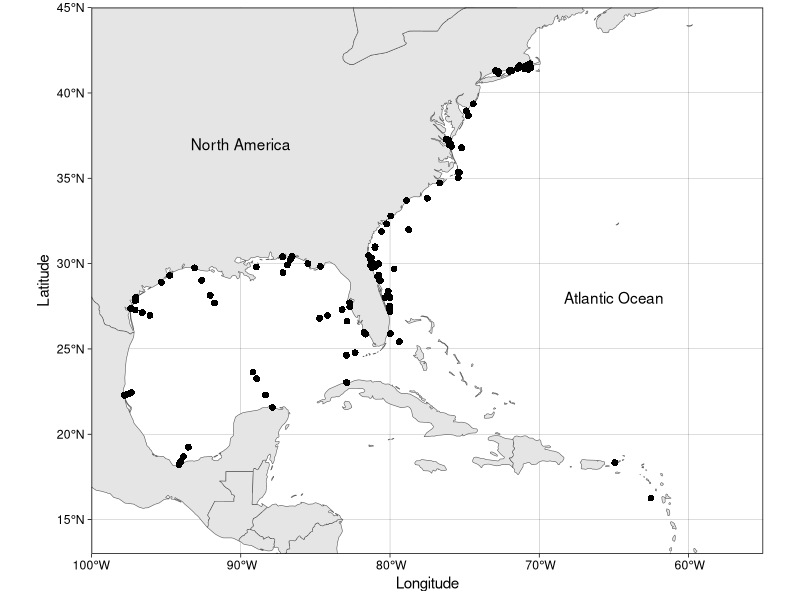
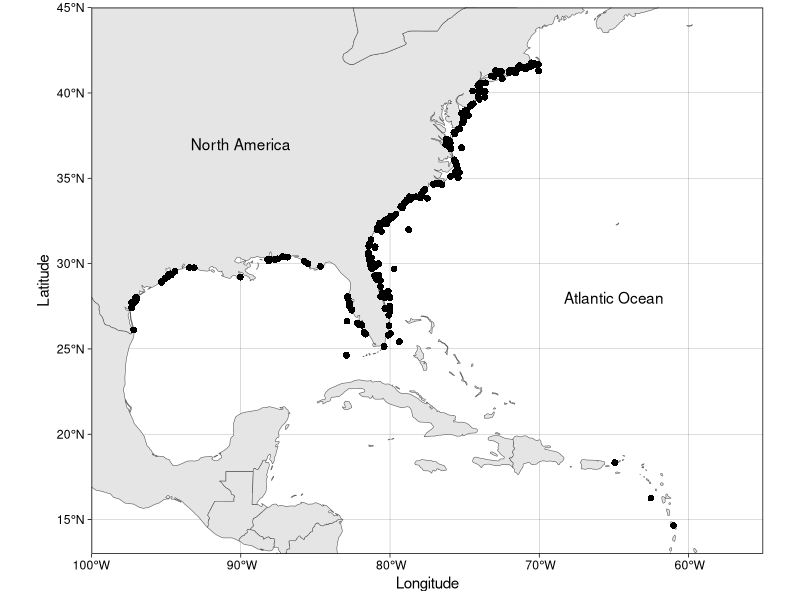
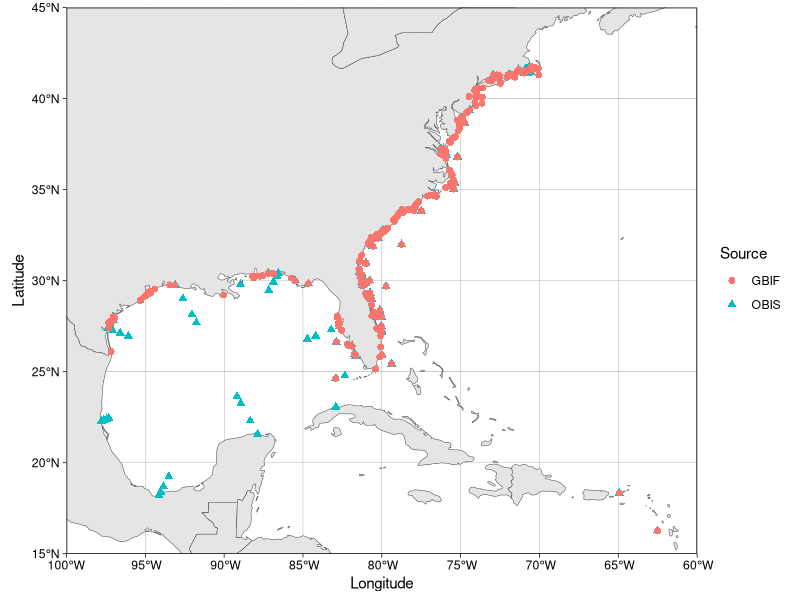
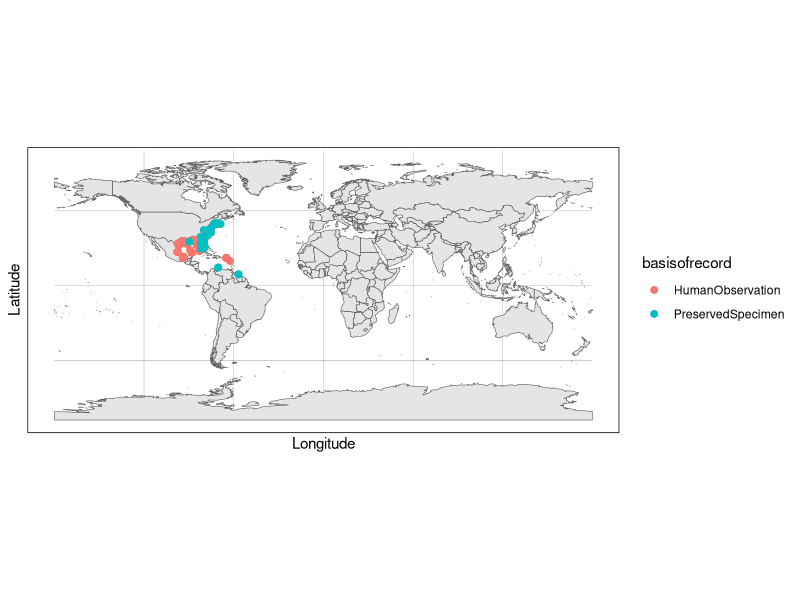
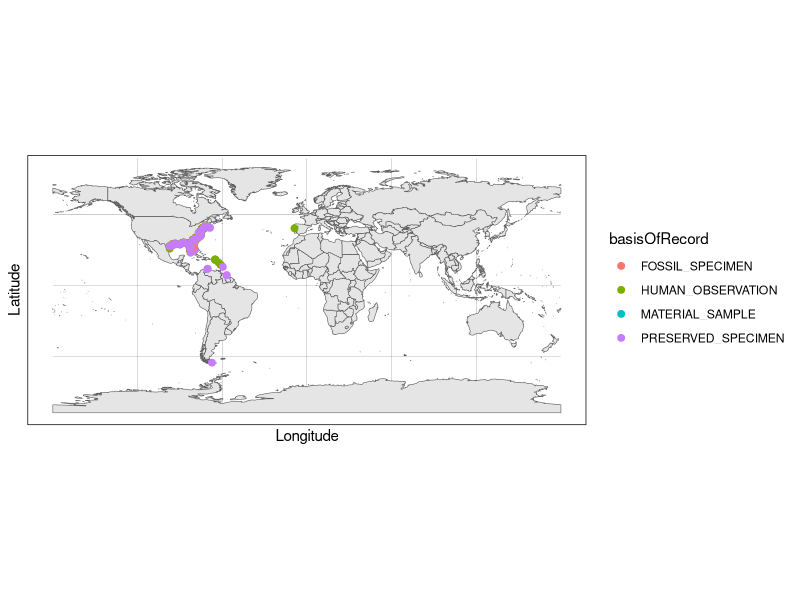
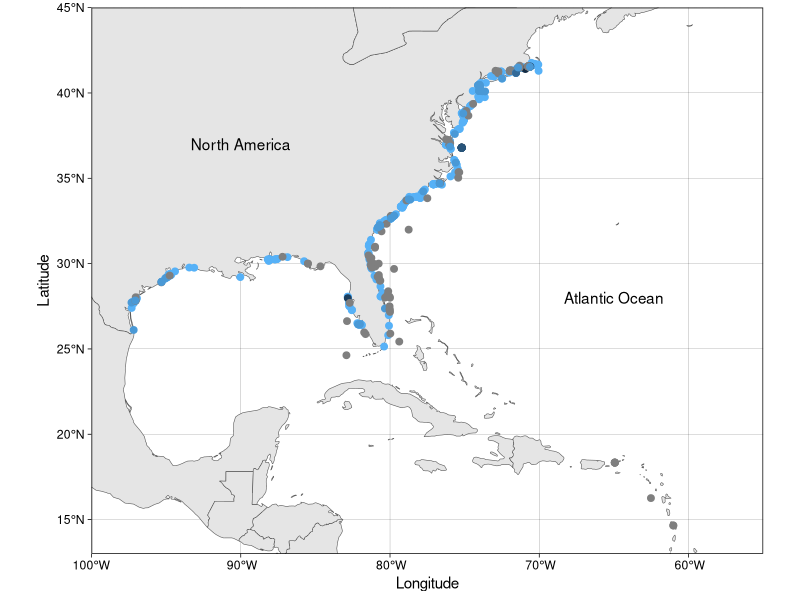

These charts were generated, in order, by the following R code: (Note: this script raises an error after producing the figures.)
## ---- chunk 1
knitr::opts_chunk$set(echo = TRUE)

#install.packages(c("cowplot", "googleway", "ggplot2", "ggrepel", "ggspatial", "libwgeom", "sf", "rnaturalearth", "rnaturalearthdata"))

#library("cowplot")
#library("googleway")
#library("ggrepel")
#library("ggspatial")
#library("libwgeom")
library("sf")
library("rnaturalearth")
library("rnaturalearthdata")
library("tidyverse")
## ---- chunk 2
## data from OBIS
obis <- read.csv("../data/OBIS/2025/Occurrence.csv")
obis <- obis %>%
  select(id, decimallongitude, decimallatitude, date_year, scientificname, originalscientificname, institutioncode, sst, basisofrecord, occurrencestatus, waterbody, country, stateprovince) %>% # select specific columns of interest
  drop_na(decimallongitude) %>% # remove data that does not have longitude values
  drop_na(decimallatitude) # remove data that does not have latitude values

## data from GBIF
gbif <- read.delim("../data/GBIF/2025/occurrence.txt")
gbif <- gbif %>%
  select(gbifID, rightsHolder, basisOfRecord, occurrenceStatus, year, continent, countryCode, stateProvince, decimalLongitude, decimalLatitude, scientificName, acceptedScientificName, collectionCode, datasetName) %>% # select specific columns of interest
  drop_na(decimalLongitude) %>% # remove data that does not have longitude values
  drop_na(decimalLatitude) # remove data that does not have latitude values
## ---- chunk 3
## OBIS
unique(obis$institutioncode)
unique(obis$basisofrecord)

## GBIF
unique(gbif$datasetName)
unique(gbif$basisOfRecord)
## ---- chunk 4
obis_human <- obis %>%
  filter(basisofrecord == "HumanObservation")
unique(obis_human$institutioncode)

gbif_human <- gbif %>%
  filter(basisOfRecord == "HUMAN_OBSERVATION")
unique(gbif_human$datasetName)
## ---- chunk 5
obis_human$Source <- "OBIS"
obis_human <- obis_human %>%
  select(decimallongitude, decimallatitude, date_year, basisofrecord, Source)

gbif_human$Source <- "GBIF"
gbif_human <- gbif_human %>%
  select(basisOfRecord, year, decimalLongitude, decimalLatitude, Source) %>%
  relocate(decimalLongitude, decimalLatitude, year, basisOfRecord, Source) %>%
  rename("decimallongitude" = "decimalLongitude", "decimallatitude" = "decimalLatitude", "date_year" = "year", "basisofrecord" = "basisOfRecord")
  
all <- rbind(obis_human, gbif_human)
## ---- chunk 6
world <- ne_countries(scale = "medium", returnclass = "sf")

## OBIS
obis_plot <- ggplot(data = world) +
  geom_sf() +
  geom_point(data = obis_human, aes(x = decimallongitude, y = decimallatitude, shape = Source, color = Source), size = 2, color = "black") +
  coord_sf(xlim = c(-100, -55), ylim = c(13, 45), expand = FALSE) +
  ylab("Latitude") +
  xlab("Longitude") +
  theme_linedraw() +
  theme(legend.position = "none")

obis_plot + annotate(geom = "text", x = -90, y = 37, label = "North America") +
  annotate(geom = "text", x = -65, y = 28, label = "Atlantic Ocean")

## GBIF
gbif_plot <- ggplot(data = world) +
  geom_sf() +
  geom_point(data = gbif_human, aes(x = decimallongitude, y = decimallatitude, shape = Source, color = Source), size = 2, color = "black") +
  coord_sf(xlim = c(-100, -55), ylim = c(13, 45), expand = FALSE) +
  ylab("Latitude") +
  xlab("Longitude") +
  #geom_text(x = -90, y = 37, label = "test") +
  theme_linedraw() +
  theme(legend.position = "none")

gbif_plot + annotate(geom = "text", x = -90, y = 37, label = "North America") +
  annotate(geom = "text", x = -65, y = 28, label = "Atlantic Ocean")
## ---- chunk 7
both <- ggplot(data = world) +
  geom_sf() +
  geom_point(data = all, aes(x = decimallongitude, y = decimallatitude, shape = Source, color = Source), size = 2) +
  coord_sf(xlim = c(-100, -60), ylim = c(15, 45), expand = FALSE) +
  ylab("Latitude") +
  xlab("Longitude") +
  theme_linedraw()
both
## ---- chunk 8
length(unique(obis_human$decimallongitude)) # 152 unique longitude measurements 
length(unique(obis_human$decimallatitude)) # 139 unique latitude measurements 

length(unique(gbif_human$decimallongitude)) # 566 unique longitude measurements 
length(unique(gbif_human$decimallatitude)) # 572 unique latitude measurements 

## Okay so the GBIS dataset has more unique lat/long measurements 
## ---- chunk 9
## OBIS
ggplot(data = world) +
  geom_sf() +
  geom_point(data = obis, aes(x = decimallongitude, y = decimallatitude, color = basisofrecord), size = 2) +
  #coord_sf(xlim = c(-100, -50), ylim = c(-15, 45), expand = FALSE) +
  ylab("Latitude") +
  xlab("Longitude") +
  theme_linedraw() 

## GBIF
ggplot(data = world) +
  geom_sf() +
  geom_point(data = gbif, aes(x = decimalLongitude, y = decimalLatitude, color = basisOfRecord), size = 2) +
  #coord_sf(xlim = c(-100, 0), ylim = c(-15, 45), expand = FALSE) +
  ylab("Latitude") +
  xlab("Longitude") +
  theme_linedraw()
## ---- chunk 10
test <- gbif_human %>%
  mutate(decade = floor(date_year/10)*10) %>%
  group_by(decade)

## GBIF
test_plot <- ggplot(data = world) +
  geom_sf() +
  geom_point(data = test, aes(x = decimallongitude, y = decimallatitude, color = decade), size = 2) +
  coord_sf(xlim = c(-100, -55), ylim = c(13, 45), expand = FALSE) +
  ylab("Latitude") +
  xlab("Longitude") +
  #geom_text(x = -90, y = 37, label = "test") +
  theme_linedraw() +
  theme(legend.position = "none")

test_plot + annotate(geom = "text", x = -90, y = 37, label = "North America") +
  annotate(geom = "text", x = -65, y = 28, label = "Atlantic Ocean")

## ---- chunk 11
obis_human$coordinates <- paste0(obis_human$decimallongitude, sep = ", ", obis_human$decimallatitude)
length(unique(obis_human$coordinates))

gbif_human$coordinates <- paste0(gbif_human$decimallongitude, sep = ", ", gbif_human$decimallatitude)
length(unique(gbif_human$coordinates))

merge <- full_join(obis_human, gbif_human, by = "coordinates") %>%
  tidyr::drop_na(decimallongitude.x, decimallatitude.x, decimallongitude.y, decimallatitude.y)

length(unique(merge$decimallongitude))
length(unique(merge$decimallatitude))

merge <- unique(merge)
## ---- chunk 12
test_plot <- ggplot(data = world) +
  geom_sf() +
  geom_point(data = merge, aes(x = decimallongitude, y = decimallatitude), size = 2) +
  coord_sf(xlim = c(-90, -70), ylim = c(20, 45), expand = FALSE) +
  ylab("Latitude") +
  xlab("Longitude") +
  #geom_text(x = -90, y = 37, label = "test") +
  theme_linedraw() +
  theme(legend.position = "none")

test_plot + annotate(geom = "text", x = -90, y = 37, label = "North America") +
  annotate(geom = "text", x = -65, y = 28, label = "Atlantic Ocean")
